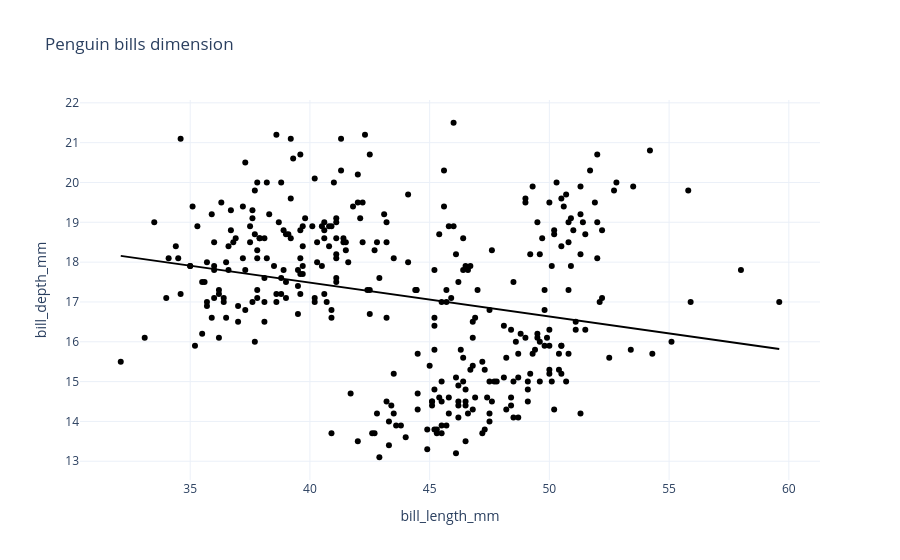

Notebook cell for this chart:
### Code cell
bill_length_depth(penguins_df)

### Figure 1 — Plotly figure (JSON) as saved in the notebook; plotly's stock layout.template omitted (floating-point values rounded to 4 significant figures; data arrays with more than 128 entries replaced by an {"elided": "..."} marker saying what was removed)
{"data": [{"customdata": {"elided": "344x3 str values"}, "hovertemplate": "bill_length_mm=%{x}<br>bill_depth_mm=%{y}<br>species=%{customdata[0]}<br>island=%{customdata[1]}<br>sex=%{customdata[2]}<extra></extra>", "legendgroup": "", "marker": {"color": "black", "symbol": "circle"}, "mode": "markers", "name": "", "orientation": "v", "showlegend": false, "type": "scatter", "x": {"elided": "344 float values"}, "xaxis": "x", "y": {"elided": "344 float values"}, "yaxis": "y"}, {"hovertemplate": "<b>OLS trendline</b><br>bill_depth_mm = -0.0850013 * bill_length_mm + 20.8857<br>R<sup>2</sup>=0.055225<br><br>bill_length_mm=%{x}<br>bill_depth_mm=%{y} <b>(trend)</b><extra></extra>", "legendgroup": "", "marker": {"color": "black", "symbol": "circle"}, "mode": "lines", "name": "", "showlegend": false, "type": "scatter", "x": {"elided": "344 float values"}, "xaxis": "x", "y": {"elided": "344 float values"}, "yaxis": "y"}], "layout": {"legend": {"tracegroupgap": 0}, "title": {"text": "Penguin bills dimension"}, "xaxis": {"anchor": "y", "domain": [0, 1], "title": {"text": "bill_length_mm"}}, "yaxis": {"anchor": "x", "domain": [0, 1], "title": {"text": "bill_depth_mm"}}}}
